Frame 1 (no input): blank canvas, image omitted
Frame 60 (the mouse pressed at the canvas centre just before this capture): blank canvas, image omitted
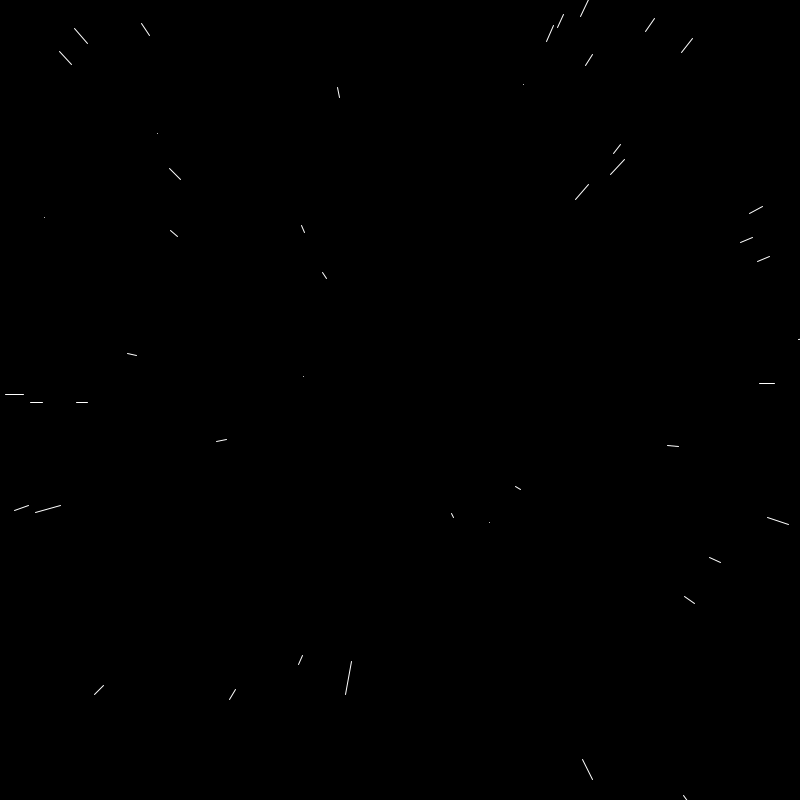
Frame 120 (the mouse held since frame 60 and released just before this capture)

The Processing sketch whose frames 1 and 60 were blank and that drew this single picture after the mouse press (run headless with seeded random() and noise(); from frame 60 on, the mouse is pressed at the canvas centre):

// Processing sketch: starfield_02
// ── starfield_02.pde
Star[] stars = new Star[400];
float speed;

void setup() {
  size(800, 800);
  for (int i = 0; i < stars.length; i++) {
    stars[i] = new Star();
  }
  
}

void draw() {
  speed = map (mouseX, 0, width, 0, 50);
  background(0);
  translate(width/2, height/2);
  for (int i = 0; i < stars.length; i++) {
    stars[i].update();
    stars[i].show();
  }
}

// ── Star.pde
class Star {
  float x, y, z;
  float pz;
  
  
  Star() {
    x = random(-width, width);
    y = random(-height, height);
    z = random(width);
    pz = z;
  }
  
  void update() {
    z = z - speed;
    if (z < 1) {
      z = width;
      x = random(-width, width);
      y = random(-height, height);
      pz = z;
    }
  }
  
  void show() {
    fill(255);
    noStroke();
    
    float sx = map (x / z, 0, 1, 0, width);
    float sy = map (y / z, 0, 1, 0, height);
    
    //float r = map(z, 0, width, 16, 0);
    //ellipse(sx, sy, r, r);
    
    float px = map (x / pz, 0, 1, 0, width);
    float py = map (y / pz, 0, 1, 0, height);    
    
    pz = z;
    
    stroke(255);
    line(px, py, sx, sy);
  }
}
